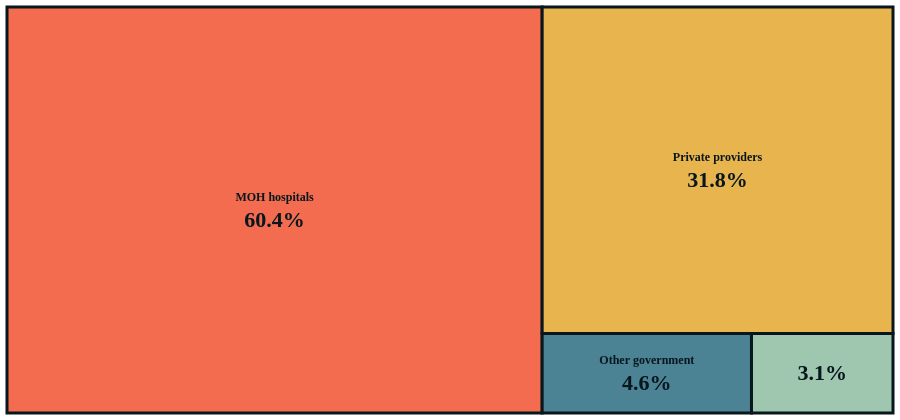

Source (Vega-Lite JSON):
### Vega-Lite specification from a JSON file in a GitHub repository (floating-point values rounded to 4 significant figures)
{"$schema": "https://vega.github.io/schema/vega-lite/v6.json", "width": 900, "background": "transparent", "autosize": {"type": "fit", "contains": "padding"}, "config": {"font": "Manrope", "view": {"stroke": null}, "axis": {"domain": false, "labelColor": "#c6d5d2", "titleColor": "#c6d5d2", "gridColor": "#3b5155"}, "legend": {"labelColor": "#c6d5d2", "titleColor": "#c6d5d2"}}, "height": 420, "data": {"values": [{"provider": "MOH hospitals", "admissions": 2579373, "year": 2024, "coverage": "97.94% MOH submission", "share": 60.4, "x0": 0, "y0": 0, "x1": 0.604, "y1": 1, "cx": 0.302, "cy": 0.5, "percent_y": 0.5238, "percentage": "60.4%", "short": "MOH hospitals"}, {"provider": "Private-sector providers", "admissions": 1359910, "year": 2024, "coverage": "82.33% private response", "share": 31.85, "x0": 0.604, "y0": 0, "x1": 1, "y1": 0.8042, "cx": 0.802, "cy": 0.4021, "percent_y": 0.4259, "percentage": "31.8%", "short": "Private providers"}, {"provider": "Other government hospitals", "admissions": 197530, "year": 2024, "coverage": "Separate non-MOH returns", "share": 4.626, "x0": 0.604, "y0": 0.8042, "x1": 0.8403, "y1": 1, "cx": 0.7221, "cy": 0.9021, "percent_y": 0.9259, "percentage": "4.6%", "short": "Other government"}, {"provider": "MOH special institutions", "admissions": 133543, "year": 2024, "coverage": "97.94% MOH submission", "share": 3.127, "x0": 0.8403, "y0": 0.8042, "x1": 1, "y1": 1, "cx": 0.9201, "cy": 0.9021, "percent_y": 0.9021, "percentage": "3.1%", "short": ""}]}, "encoding": {"tooltip": [{"field": "provider", "title": "Provider"}, {"field": "admissions", "format": ",", "title": "Reported admissions"}, {"field": "share", "format": ".2f", "title": "Share (%)"}, {"field": "coverage", "title": "Coverage"}]}, "layer": [{"mark": {"type": "rect", "stroke": "#07171d", "strokeWidth": 3}, "encoding": {"x": {"field": "x0", "type": "quantitative", "scale": {"domain": [0, 1]}, "axis": null}, "x2": {"field": "x1"}, "y": {"field": "y0", "type": "quantitative", "scale": {"domain": [1, 0]}, "axis": null}, "y2": {"field": "y1"}, "color": {"field": "provider", "type": "nominal", "scale": {"domain": ["MOH hospitals", "Private-sector providers", "Other government hospitals", "MOH special institutions"], "range": ["#f36c4f", "#e8b44e", "#4b8294", "#9fc6ae"]}, "legend": null}}}, {"mark": {"type": "text", "align": "center", "baseline": "middle", "fontSize": 12, "dy": -13, "color": "#07171d", "fontWeight": 600}, "encoding": {"x": {"field": "cx", "type": "quantitative"}, "y": {"field": "cy", "type": "quantitative"}, "text": {"field": "short"}}}, {"mark": {"type": "text", "align": "center", "baseline": "middle", "fontSize": 22, "fontWeight": 600, "color": "#07171d"}, "encoding": {"x": {"field": "cx", "type": "quantitative"}, "y": {"field": "percent_y", "type": "quantitative"}, "text": {"field": "percentage"}}}], "params": [{"name": "hoveredState", "value": ""}], "usermeta": {"export": {"generator": "admissionsTreemapSpec", "arguments": [900], "chartId": "provider-treemap", "note": "External provider key and source notes are React elements. Hover emphasis is driven by the website; hoveredState starts empty. Tooltip definitions are retained. Width is a fixed snapshot; page layout and fonts are supplied by the host."}}}
